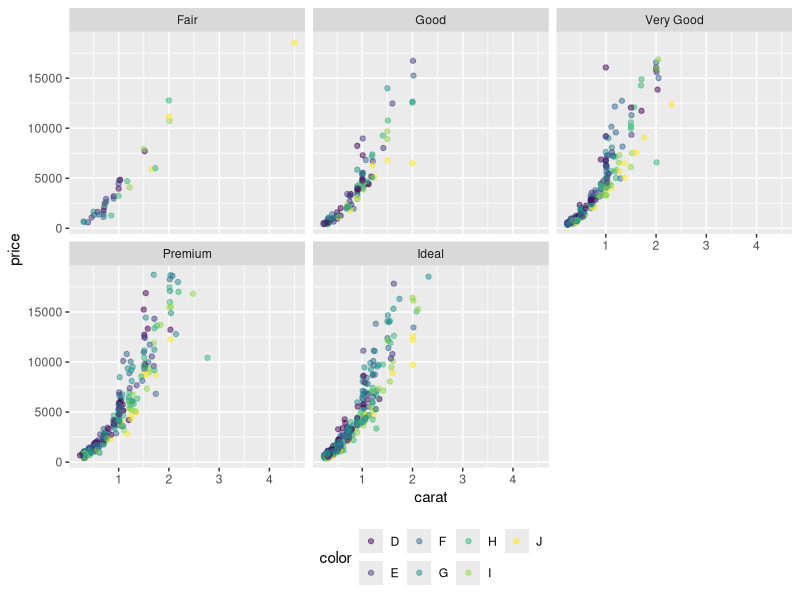
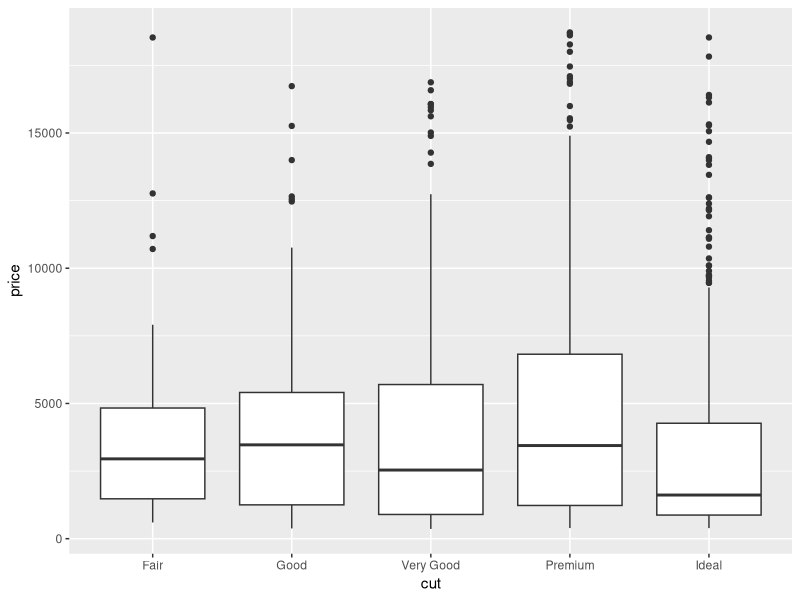
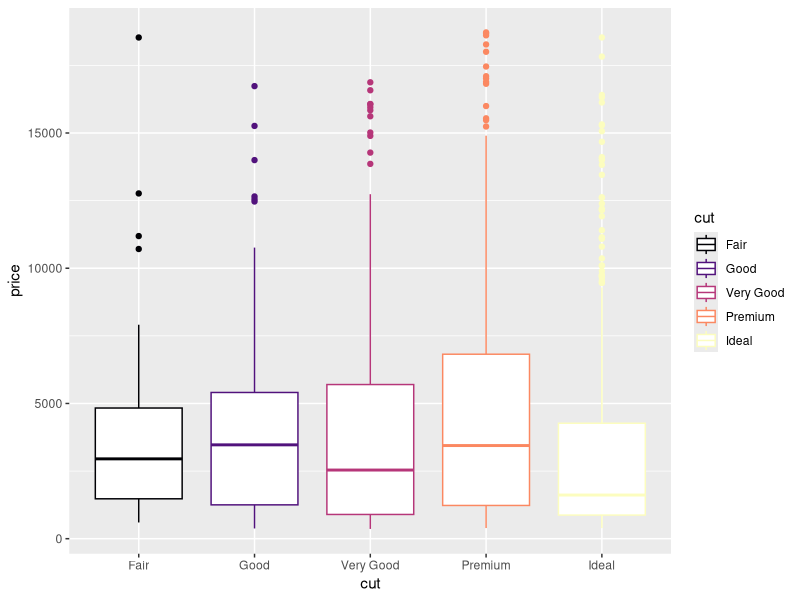
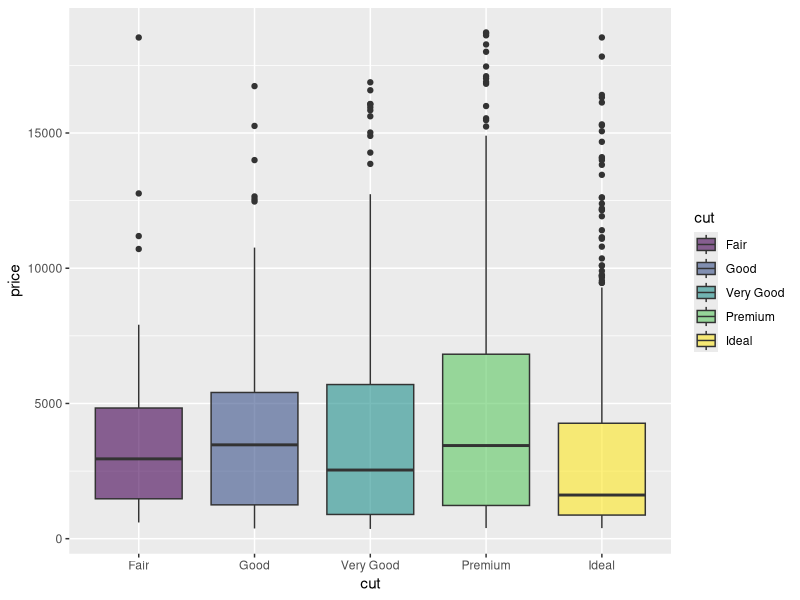
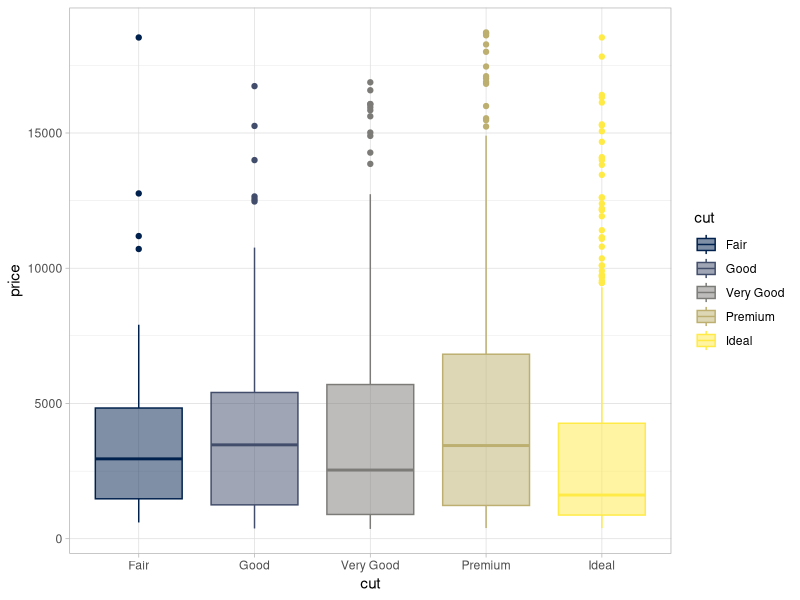
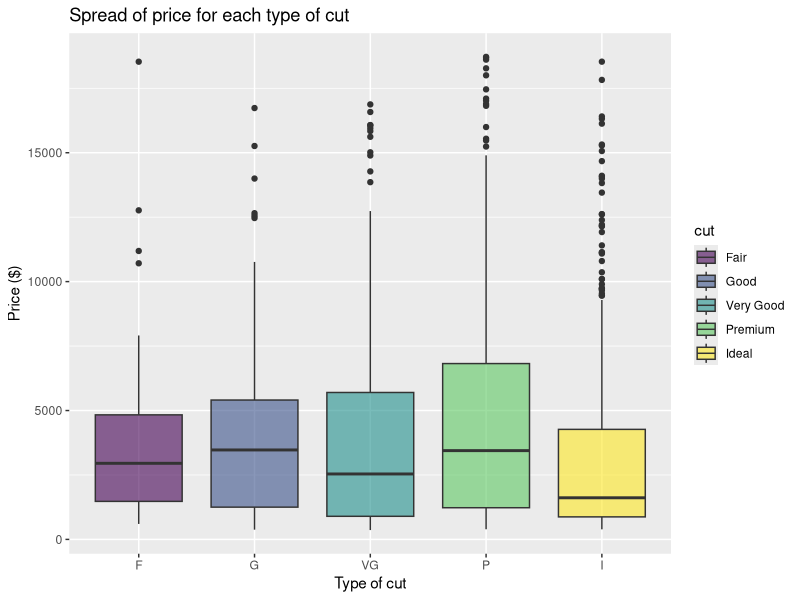
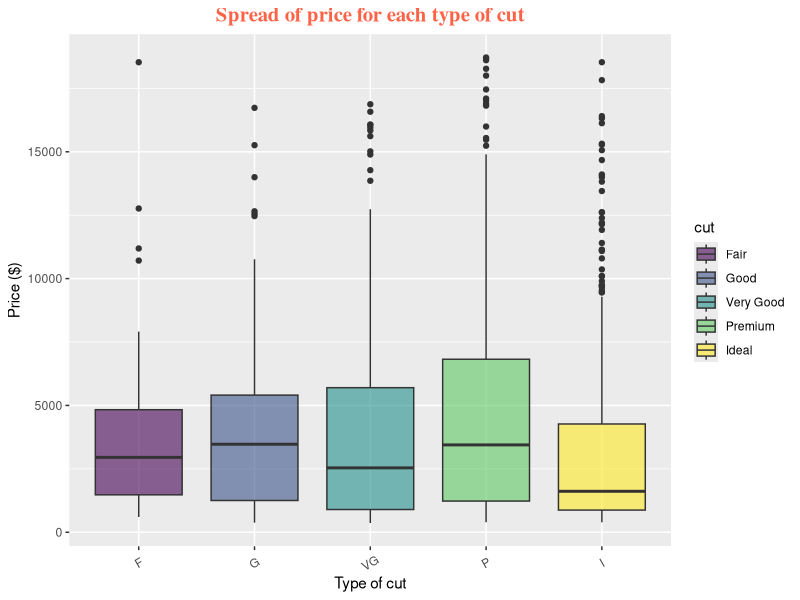
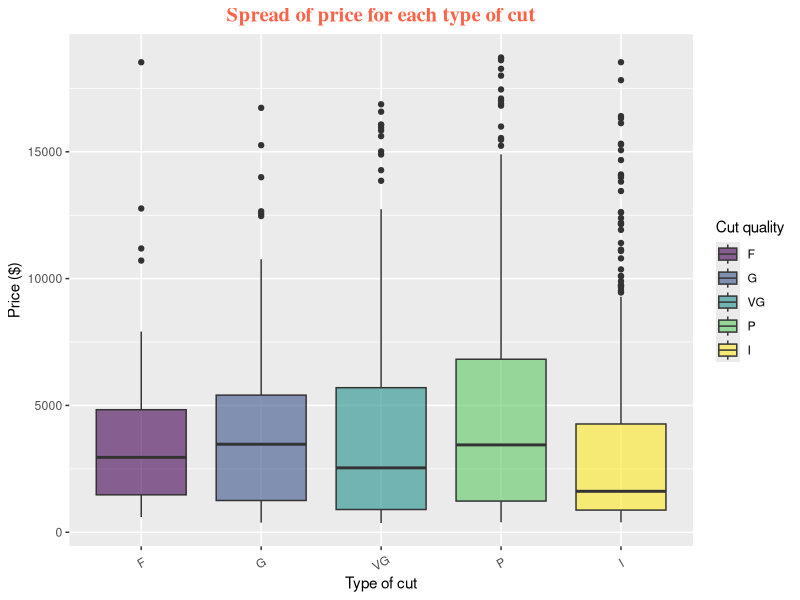

Reproduce these figures in R, in order.
library(ggplot2)
library(viridisLite) 

set.seed(1410) 
dsmall <- diamonds[sample(nrow(diamonds), 1000), ] 


ggplot(dsmall, aes(x = carat, y = price, color = color)) + 
  facet_wrap(~ cut, ncol = 3) + 
  geom_point(alpha = 0.5) + 
  theme(legend.position = "bottom") 
  

#----------------------------------

plot1 <- ggplot(dsmall, aes(x = cut, y = price)) 
plot1 <- plot1 + geom_boxplot() 
print(plot1)


plot2 <- ggplot(dsmall, aes(x = cut, y = price)) 
plot2 <- plot2 + geom_boxplot(aes(color = cut)) 
plot2 <- plot2 + scale_color_viridis_d(option = "magma") 
print(plot2)


plot3 <- ggplot(dsmall, aes(x = cut, y = price)) 
plot3 <- plot3 + geom_boxplot(aes(fill = cut)) 
plot3 <- plot3 + scale_fill_viridis_d(alpha = 0.6) 
print(plot3)


plot4 <- ggplot(dsmall, aes(x = cut, y = price)) 
plot4 <- plot4 + geom_boxplot(aes(fill = cut, color = cut)) 
plot4 <- plot4 + scale_color_viridis_d(option = "cividis")
plot4 <- plot4 + scale_fill_viridis_d(alpha = 0.5, option = "cividis") 
plot4 <- plot4 + theme_light() # https://ggplot2.tidyverse.org/reference/ggtheme.html
print(plot4)


#----------------------------------

# Title and name of the axes
plot3 <- plot3 + labs(title = "Spread of price for each type of cut",
                      y = "Price ($)", x = "Type of cut") 
# Labels of x-axis
labelsX <- c("F", "G", "VG", "P", "I") 
plot3 <- plot3 + scale_x_discrete(labels = labelsX)
print(plot3)


plot3 <- plot3 + theme(plot.title = element_text(size   = 15,
                                                 face   = "bold",
                                                 family = "serif",
                                                 color  = "tomato",
                                                 hjust  = 0.5),  
                       axis.text.x = element_text(angle = 30,
                                                  vjust = .5)
                      )  
print(plot3)


# Legend
plot3 <- plot3 + scale_fill_viridis_d(alpha  = 0.6, 
                                      name   = "Cut quality",
                                      labels = labelsX)
print(plot3)


plot3 <- plot3 + theme(legend.title = element_text(colour = "blue",
                                                   size   = 10, 
                                                   face   = "bold"), 
                       legend.background = element_rect(fill = "gray90", 
                                                        size = .5, 
                                                        linetype = "dotted"),
                       legend.position = "top")
print(plot3)


#----------------------------------

plot3 <- plot3 + geom_boxplot(aes(fill = cut), 
                              outlier.fill = "turquoise1",
                              outlier.alpha = 0.4, 
                              outlier.shape = 23)

plot3 <- plot3 + geom_point(alpha = 0.1) 
print(plot3)


#----------------------------------

plotHist1 <- ggplot(dsmall)
plotHist1 <- plotHist1 + geom_histogram(aes(price, y = ..density..),
                                        color = "black", fill  = "lightblue",
                                        bins  = 10)
plotHist1 <- plotHist1 + labs(title = "Histogram")
print(plotHist1)


plotHist2 <- ggplot(dsmall)
plotHist2 <- plotHist2 + geom_histogram(aes(price, fill = cut),
                                      color = "black", bins = 10)
plotHist2 <- plotHist2 + scale_fill_viridis_d(option = "magma", alpha = 0.8)
plotHist2 <- plotHist2 + labs(title = "Stacked histogram")
print(plotHist2)


plotBar <- ggplot(dsmall)
plotBar <- plotBar + geom_bar(aes(cut, fill = color), 
                              width = 0.5) # width of the bars
plotBar <- plotBar + scale_fill_viridis_d()
plotBar <- plotBar + labs(title = "Stacked bar plot")

# Let's also rotate the x-labels
plotBar <- plotBar + theme(axis.text.x = element_text(angle = 65, vjust = 0.6))
print(plotBar)


#----------------------------------

plotDensity <- plotHist1 + labs(title = "Histogram and density line")

# Exponential distribution
plotDensity <- plotDensity + stat_function(fun   = dexp, 
                                           args  = list(rate = 1/mean(dsmall$price)), 
                                           color = "darkred", size = 0.7)

plotDensity <- plotDensity + annotate("text", x = 5000, y = 0.00020, 
                                      parse = TRUE, size  = 4, 
                                      label = "y == lambda*e^{-lambda*x}", 
                                      color = "darkred")

# Normal distribution
plotDensity <- plotDensity + stat_function(fun  = dnorm, 
                                           args = list(mean = mean(dsmall$price), 
                                                       sd   = sd(dsmall$price)), 
                                           color = "darkgreen", size = 0.7)

plotDensity <- plotDensity + annotate("text", x = 10000, y = 0.00010, 
                                      parse = TRUE, size = 4, 
                                      label = "y==frac(1, sqrt(2*pi))*e^{-x^2/2}", 
                                      color = "darkgreen")

print(plotDensity)


#----------------------------------

plotReg1 <- ggplot(dsmall)
plotReg1 <- plotReg1 + facet_wrap(~ cut, ncol = 3)
plotReg1 <- plotReg1 + geom_point(aes(x = carat, y = price, 
                                      shape = price > 15000, # condition for the shape
                                      color = price > 15000), 
                                  alpha = 0.5)
plotReg1 <- plotReg1 + scale_shape_manual(values = c(16,8)) # choose the shape
plotReg1 <- plotReg1 + scale_color_manual(values = c("black", "red")) # choose the color
plotReg1 <- plotReg1 + geom_smooth(aes(x = carat, y = price), method = lm, se = FALSE)
plotReg1 <- plotReg1 + theme(legend.position = "none")
print(plotReg1)


dsmall2  <- dsmall[dsmall$cut %in% c("Fair", "Good", "Very Good"), ]
plotReg2 <- ggplot(dsmall2) + labs(title = "Multiple lines")
plotReg2 <- plotReg2 + geom_point(aes(x = carat, y = price, color = cut, shape = cut), 
                                  alpha = 0.5)
plotReg2 <- plotReg2 + geom_smooth(aes(x = carat, y = price, color = cut), 
                                   method = lm, se = FALSE)
plotReg2 <- plotReg2 + scale_color_viridis_d(option = "inferno", 
                                             end = 0.75) # to not use the yellow color
print(plotReg2)


#----------------------------------

library(cowplot)

plotHist2 <- plotHist2 + theme(plot.title  = element_text(size = 10),
                               axis.text.x = element_text(size = 6),
                               axis.text.y = element_text(size = 6),
                               text = element_text(size = 7)
                              )

plotDensity <- plotDensity + theme(plot.title   = element_text(size = 10),
                                   legend.title = element_text(size = 7),
                                   axis.text.x  = element_text(size = 6),
                                   axis.text.y  = element_text(size = 6),
                                   text = element_text(size = 7)
                                  )

plotReg2 <- plotReg2 + theme(plot.title   = element_text(size = 10),
                             legend.title = element_text(size = 7),
                             axis.text.x  = element_text(size = 6),
                             axis.text.y  = element_text(size = 6),
                             text = element_text(size = 7)
                            )

multiplePlots <- plot_grid(plotHist2, plotDensity, plotReg2, 
                           labels = "AUTO",  # use "auto" for lowercase letters
                           label_size = 8,
                           ncol = 2, nrow = 2)

title <- ggdraw() + draw_label("General Title", fontface = 'bold')

plot_grid(title, multiplePlots, ncol = 1, 
          rel_heights = c(0.1, 1)) # rel_heights values control title margins


#----------------------------------

multiplePlots2 <- plot_grid(plotHist2, 
                            plot_grid(plotDensity, plotReg2, 
                                      ncol = 2, nrow = 1, 
                                      labels = c("(B)", "(C)"), label_size = 8), 
                            labels = c("(A)"), label_size = 8,
                            ncol = 1, nrow = 2)

plot_grid(title, multiplePlots2, ncol = 1, rel_heights = c(0.1, 1)) 

# https://drive.google.com/drive/folders/1JquAL_WJprY_nkkXyFKD-nb_0-IDZpij?usp=sharing
